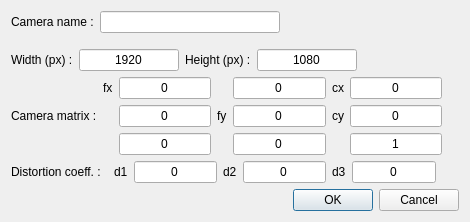
<?xml version="1.0" encoding="UTF-8"?>
<ui version="4.0">
 <class>Dialog</class>
 <widget class="QDialog" name="Dialog">
  <property name="geometry">
   <rect>
    <x>0</x>
    <y>0</y>
    <width>470</width>
    <height>222</height>
   </rect>
  </property>
  <property name="windowTitle">
   <string>Add Camera</string>
  </property>
  <layout class="QVBoxLayout" name="verticalLayout_2">
   <item>
    <layout class="QHBoxLayout" name="horizontalLayout_4">
     <property name="bottomMargin">
      <number>10</number>
     </property>
     <item>
      <widget class="QLabel" name="label_12">
       <property name="text">
        <string>Camera name :</string>
       </property>
      </widget>
     </item>
     <item>
      <widget class="QLineEdit" name="name"/>
     </item>
     <item>
      <spacer name="horizontalSpacer_4">
       <property name="orientation">
        <enum>Qt::Horizontal</enum>
       </property>
       <property name="sizeHint" stdset="0">
        <size>
         <width>40</width>
         <height>20</height>
        </size>
       </property>
      </spacer>
     </item>
    </layout>
   </item>
   <item>
    <layout class="QHBoxLayout" name="horizontalLayout_2">
     <item>
      <widget class="QLabel" name="label">
       <property name="text">
        <string>Width (px) :</string>
       </property>
      </widget>
     </item>
     <item>
      <widget class="QLineEdit" name="wi">
       <property name="maximumSize">
        <size>
         <width>100</width>
         <height>16777215</height>
        </size>
       </property>
       <property name="text">
        <string>1920</string>
       </property>
       <property name="alignment">
        <set>Qt::AlignCenter</set>
       </property>
      </widget>
     </item>
     <item>
      <widget class="QLabel" name="label_2">
       <property name="text">
        <string>Height (px) :</string>
       </property>
      </widget>
     </item>
     <item>
      <widget class="QLineEdit" name="he">
       <property name="maximumSize">
        <size>
         <width>100</width>
         <height>16777215</height>
        </size>
       </property>
       <property name="text">
        <string>1080</string>
       </property>
       <property name="alignment">
        <set>Qt::AlignCenter</set>
       </property>
      </widget>
     </item>
     <item>
      <spacer name="horizontalSpacer">
       <property name="orientation">
        <enum>Qt::Horizontal</enum>
       </property>
       <property name="sizeHint" stdset="0">
        <size>
         <width>40</width>
         <height>20</height>
        </size>
       </property>
      </spacer>
     </item>
    </layout>
   </item>
   <item>
    <layout class="QHBoxLayout" name="horizontalLayout_3">
     <item>
      <widget class="QLabel" name="label_4">
       <property name="text">
        <string>Camera matrix :</string>
       </property>
      </widget>
     </item>
     <item>
      <layout class="QGridLayout" name="gridLayout">
       <item row="2" column="1">
        <widget class="QLineEdit" name="cm7">
         <property name="maximumSize">
          <size>
           <width>100</width>
           <height>16777215</height>
          </size>
         </property>
         <property name="text">
          <string>0</string>
         </property>
         <property name="alignment">
          <set>Qt::AlignCenter</set>
         </property>
        </widget>
       </item>
       <item row="0" column="1">
        <widget class="QLineEdit" name="cm1">
         <property name="maximumSize">
          <size>
           <width>100</width>
           <height>16777215</height>
          </size>
         </property>
         <property name="text">
          <string>0</string>
         </property>
         <property name="alignment">
          <set>Qt::AlignCenter</set>
         </property>
        </widget>
       </item>
       <item row="1" column="1">
        <widget class="QLineEdit" name="cm4">
         <property name="maximumSize">
          <size>
           <width>100</width>
           <height>16777215</height>
          </size>
         </property>
         <property name="text">
          <string>0</string>
         </property>
         <property name="alignment">
          <set>Qt::AlignCenter</set>
         </property>
        </widget>
       </item>
       <item row="1" column="5">
        <widget class="QLineEdit" name="cm6">
         <property name="maximumSize">
          <size>
           <width>100</width>
           <height>16777215</height>
          </size>
         </property>
         <property name="text">
          <string>0</string>
         </property>
         <property name="alignment">
          <set>Qt::AlignCenter</set>
         </property>
        </widget>
       </item>
       <item row="1" column="2">
        <widget class="QLabel" name="label_6">
         <property name="text">
          <string>fy</string>
         </property>
        </widget>
       </item>
       <item row="0" column="3">
        <widget class="QLineEdit" name="cm2">
         <property name="maximumSize">
          <size>
           <width>100</width>
           <height>16777215</height>
          </size>
         </property>
         <property name="text">
          <string>0</string>
         </property>
         <property name="alignment">
          <set>Qt::AlignCenter</set>
         </property>
        </widget>
       </item>
       <item row="0" column="5">
        <widget class="QLineEdit" name="cm3">
         <property name="maximumSize">
          <size>
           <width>100</width>
           <height>16777215</height>
          </size>
         </property>
         <property name="text">
          <string>0</string>
         </property>
         <property name="alignment">
          <set>Qt::AlignCenter</set>
         </property>
        </widget>
       </item>
       <item row="1" column="3">
        <widget class="QLineEdit" name="cm5">
         <property name="maximumSize">
          <size>
           <width>100</width>
           <height>16777215</height>
          </size>
         </property>
         <property name="text">
          <string>0</string>
         </property>
         <property name="alignment">
          <set>Qt::AlignCenter</set>
         </property>
        </widget>
       </item>
       <item row="2" column="5">
        <widget class="QLineEdit" name="cm9">
         <property name="maximumSize">
          <size>
           <width>100</width>
           <height>16777215</height>
          </size>
         </property>
         <property name="text">
          <string>1</string>
         </property>
         <property name="alignment">
          <set>Qt::AlignCenter</set>
         </property>
        </widget>
       </item>
       <item row="0" column="0">
        <widget class="QLabel" name="label_5">
         <property name="text">
          <string>fx</string>
         </property>
        </widget>
       </item>
       <item row="2" column="3">
        <widget class="QLineEdit" name="cm8">
         <property name="maximumSize">
          <size>
           <width>100</width>
           <height>16777215</height>
          </size>
         </property>
         <property name="text">
          <string>0</string>
         </property>
         <property name="alignment">
          <set>Qt::AlignCenter</set>
         </property>
        </widget>
       </item>
       <item row="0" column="4">
        <widget class="QLabel" name="label_7">
         <property name="text">
          <string>cx</string>
         </property>
        </widget>
       </item>
       <item row="1" column="4">
        <widget class="QLabel" name="label_8">
         <property name="text">
          <string>cy</string>
         </property>
        </widget>
       </item>
      </layout>
     </item>
     <item>
      <spacer name="horizontalSpacer_2">
       <property name="orientation">
        <enum>Qt::Horizontal</enum>
       </property>
       <property name="sizeHint" stdset="0">
        <size>
         <width>40</width>
         <height>20</height>
        </size>
       </property>
      </spacer>
     </item>
    </layout>
   </item>
   <item>
    <layout class="QHBoxLayout" name="horizontalLayout">
     <item>
      <widget class="QLabel" name="label_3">
       <property name="text">
        <string>Distortion coeff. :  </string>
       </property>
      </widget>
     </item>
     <item>
      <widget class="QLabel" name="label_9">
       <property name="text">
        <string>d1</string>
       </property>
      </widget>
     </item>
     <item>
      <widget class="QLineEdit" name="d1">
       <property name="maximumSize">
        <size>
         <width>100</width>
         <height>16777215</height>
        </size>
       </property>
       <property name="text">
        <string>0</string>
       </property>
       <property name="alignment">
        <set>Qt::AlignCenter</set>
       </property>
      </widget>
     </item>
     <item>
      <widget class="QLabel" name="label_10">
       <property name="text">
        <string>d2</string>
       </property>
      </widget>
     </item>
     <item>
      <widget class="QLineEdit" name="d2">
       <property name="maximumSize">
        <size>
         <width>100</width>
         <height>16777215</height>
        </size>
       </property>
       <property name="text">
        <string>0</string>
       </property>
       <property name="alignment">
        <set>Qt::AlignCenter</set>
       </property>
      </widget>
     </item>
     <item>
      <widget class="QLabel" name="label_11">
       <property name="text">
        <string>d3</string>
       </property>
      </widget>
     </item>
     <item>
      <widget class="QLineEdit" name="d3">
       <property name="maximumSize">
        <size>
         <width>100</width>
         <height>16777215</height>
        </size>
       </property>
       <property name="text">
        <string>0</string>
       </property>
       <property name="alignment">
        <set>Qt::AlignCenter</set>
       </property>
      </widget>
     </item>
     <item>
      <spacer name="horizontalSpacer_3">
       <property name="orientation">
        <enum>Qt::Horizontal</enum>
       </property>
       <property name="sizeHint" stdset="0">
        <size>
         <width>40</width>
         <height>20</height>
        </size>
       </property>
      </spacer>
     </item>
    </layout>
   </item>
   <item>
    <spacer name="verticalSpacer">
     <property name="orientation">
      <enum>Qt::Vertical</enum>
     </property>
     <property name="sizeHint" stdset="0">
      <size>
       <width>20</width>
       <height>40</height>
      </size>
     </property>
    </spacer>
   </item>
   <item>
    <widget class="QDialogButtonBox" name="buttonBox">
     <property name="orientation">
      <enum>Qt::Horizontal</enum>
     </property>
     <property name="standardButtons">
      <set>QDialogButtonBox::Cancel|QDialogButtonBox::Ok</set>
     </property>
    </widget>
   </item>
  </layout>
 </widget>
 <resources/>
 <connections>
  <connection>
   <sender>buttonBox</sender>
   <signal>accepted()</signal>
   <receiver>Dialog</receiver>
   <slot>accept()</slot>
   <hints>
    <hint type="sourcelabel">
     <x>227</x>
     <y>167</y>
    </hint>
    <hint type="destinationlabel">
     <x>157</x>
     <y>184</y>
    </hint>
   </hints>
  </connection>
  <connection>
   <sender>buttonBox</sender>
   <signal>rejected()</signal>
   <receiver>Dialog</receiver>
   <slot>reject()</slot>
   <hints>
    <hint type="sourcelabel">
     <x>295</x>
     <y>173</y>
    </hint>
    <hint type="destinationlabel">
     <x>286</x>
     <y>184</y>
    </hint>
   </hints>
  </connection>
 </connections>
</ui>
